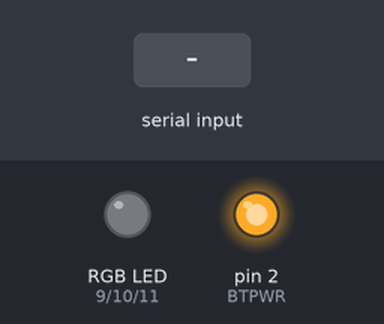
Recording of a sketch running on a simulated Arduino Uno, built with avr-gcc and run on an emulated ATmega328P. On the bench: an RGB LED mixed from three pins (HIGH = lit), output pins drawn as LEDs (lit = HIGH). Inputs (shaded band) come from the test bench. Dim RGB values are drawn brighter than linear.

Above: at 1.2 s.
1.3 s: "R90\n" received over Serial
At 2.2 s:
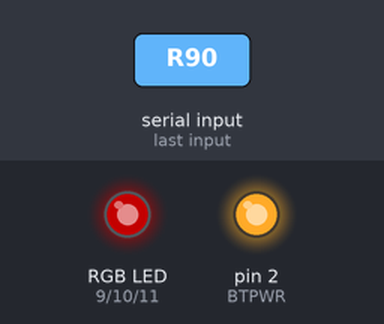
2.8 s: "R,45\n" received over Serial
At 3.4 s:
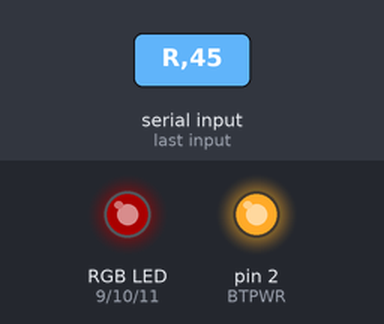
4.3 s: "G90\n" received over Serial
At 5.5 s:
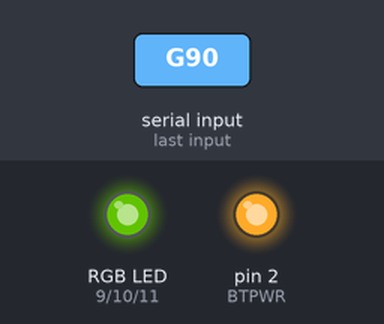
5.8 s: "G,45\n" received over Serial
At 6.8 s:
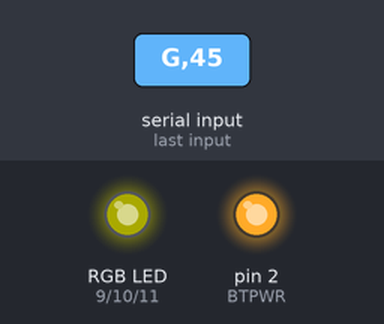
7.3 s: "B90\n" received over Serial
At 7.9 s:
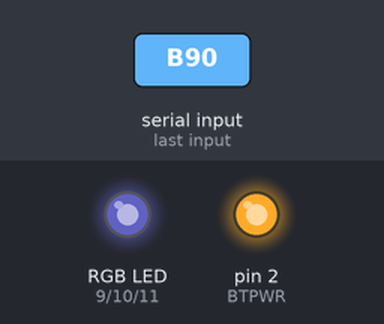
8.8 s: "B,45\n" received over Serial
At 9.1 s:
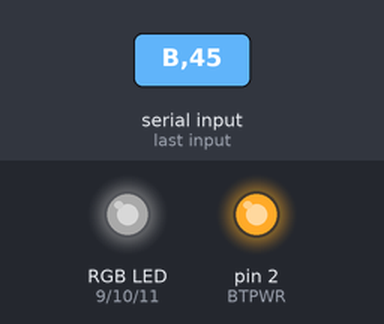
Timing chart, 0 to 11.3 s (numbered marks = the images above; inputs shaded):
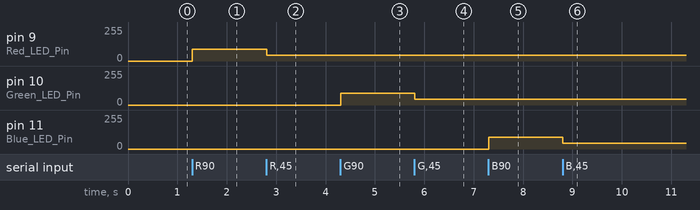

Measured:
- after the input at 1.3 s, pin 9 (Red_LED_Pin): 0/255 → 90/255 at once
- after the input at 2.8 s, pin 9 (Red_LED_Pin): 90/255 → 45/255 at once
- after the input at 4.3 s, pin 10 (Green_LED_Pin): 0/255 → 90/255 at once
- after the input at 5.8 s, pin 10 (Green_LED_Pin): 90/255 → 45/255 at once
- after the input at 7.3 s, pin 11 (Blue_LED_Pin): 0/255 → 90/255 at once
- after the input at 8.8 s, pin 11 (Blue_LED_Pin): 90/255 → 45/255 at once

The sketch:

Led_RGB_bluetooth.ino
```cpp
 // PWM LED Brightness y Bluetooth Serial Link Demo
 // Por keuwlsoft: www.keuwl.com 23 de agosto de 2015

 int Red_LED_Pin = 9 ;  // Pin PWM para LED rojo
 int Green_LED_Pin = 10 ;  // Pin PWM para LED verde
 int Blue_LED_Pin = 11 ;  // Pin PWM para LED azul
 const int BTPWR = 2;

 // Varibles para mantener valores de brillo que van desde 0 (apagado) a 255 (completamente encendido)
 int Red_value = 0 ;
 int Green_value = 0 ;
 int Blue_value = 0 ;

 char BluetoothData ;  // los datos recibidos del enlace serie bluetooth

 void setup ( ) {

  pinMode(BTPWR, OUTPUT);
  digitalWrite(BTPWR, HIGH);

  // Inicializar pines LED como salidas
  pinMode ( Red_LED_Pin , OUTPUT ) ;
  pinMode ( Green_LED_Pin , OUTPUT ) ;
  pinMode ( Blue_LED_Pin , OUTPUT ) ;

  // comunicación serial initialsie
  Serial.begin ( 9600 ) ;
 }

 void loop ( ) {

  // procesar cualquier información proveniente del enlace serie bluetooth
  if ( Serial . available ( ) ) {
  BluetoothData = Serial.read ( ) ;  // Obtener el siguiente personaje de bluetooth
  if ( BluetoothData == 'R' ) Red_value = Serial.parseInt ( ) ;  // Leer valor rojo
  if ( BluetoothData == 'G' ) Green_value = Serial.parseInt ( ) ;  // Lee el valor verde
  if ( BluetoothData == 'B' ) Blue_value = Serial.parseInt ( ) ;  // Lee el valor azul
  }

  // actualizar brillo de LED
  analogWrite ( Red_LED_Pin , Red_value ) ;
  analogWrite ( Green_LED_Pin , Green_value ) ;
  analogWrite ( Blue_LED_Pin , Blue_value ) ;

 }
```
